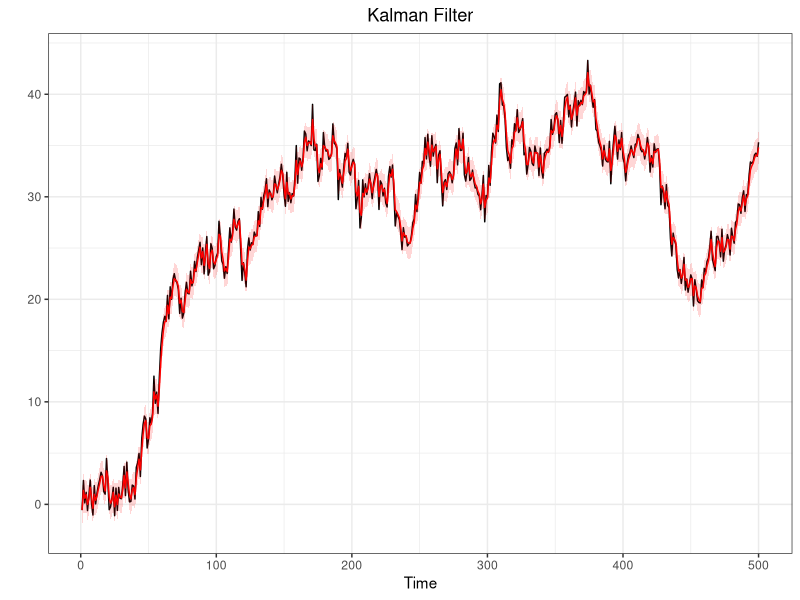

The R script that drew this image: (Note: this script raises an error after producing the figure.)
#@@@@@@@@@@@@@@@@@@@@##
#SEQUENTIAL MONTECARLO#
#@@@@@@@@@@@@@@@@@@@@##
library(ggplot2)
q025=function(x){quantile(x,0.025)}
q975=function(x){quantile(x,0.975)}


#Generate a random walk plus noise
#---------------------------------
#n = sample dim
#v = obs noise
#w = state noise
#x0 = init state

dlm.sim = function(n,sigma,tau,x0){
  x    = rep(0,n)
  y        = rep(0,n)
  x[1] = rnorm(1,x0,tau)
  y[1] = rnorm(1,x[1],sigma)
  for (t in 2:n){
    x[t] = rnorm(1,x[t-1],tau)
    y[t] = rnorm(1,x[t],sigma)
  }
  return(list(x=x,y=y))
}

#Filtering, using data
#---------------------
#y = observed data

DLM = function(y,sigma2,tau2,m0,C0){
  n = length(y)
  m = rep(0,n)
  C = rep(0,n)
  for (t in 1:n){
    if (t==1){
      a = m0
      R = C0 + tau2
    }else{
      a = m[t-1]
      R = C[t-1] + tau2
    }
    A = R/(R+sigma2)
    m[t] = (1-A)*a + A*y[t]
    C[t] = A*sigma2
  }
  return(list(m=m,C=C))
}


########################################################

#Generate a random walk plus noise
#---------------------------------
n=500
tau2=1
sigma2=1
sigma=sqrt(sigma2)
tau=sqrt(tau2)
x0=0

sim<-dlm.sim(n,sigma,tau,x0)
y<-sim$y
x<-sim$x

#Kalman Filter
#-------------
m0=0
C0=100
filtval<-DLM(y,sigma2,tau2,m0,C0)
m<-filtval$m
C<-filtval$C
Low = m + qnorm(0.025)*sqrt(C)
Up = m + qnorm(0.975)*sqrt(C)

#Put everything in a data frate (for ggplot)
timeframe<-c(1:length(y))
DLM.df<-data.frame(timeframe,y,x,m,C,Low,Up)

#Plots (observetions in black and filtered states in red)
ggplot(DLM.df,aes(x=timeframe))+
  geom_line(aes(y=y))+
  geom_line(aes(y=m),col="red")+
  geom_ribbon(aes(ymin = Low, ymax = Up),
              fill="red",alpha=0.16) +
  labs(x="Time",
       y="")+
  ggtitle("Kalman Filter")+
  theme_bw()+
  theme(plot.title = element_text(hjust = 0.5))

#Sequential Importance Sampling
#------------------------------
#This function produce sequential importance samples
#for Space state model that have linear gaussian state process
#y=data
#N=n°sample produced
#m0,c0,tau and sigma specified as above
#It returns xs,ws and ess which are respectively the filtered states
#the relative weight and the effective sample size for any period.

SISfun<-function(data,N,m0,C0,tau,sigma){
xs<-NULL
ws<-NULL
ess<-NULL
x  = rnorm(N,m0,sqrt(C0))
w  = rep(1/N,N)
for(t in 1:length(data)){
  x    = rnorm(N,x,tau)                   #sample from N(x_{0},tau)
  w    = w*dnorm(data[t],x,sigma)               #update weight
  wnorm= w/sum(w)                         #normalized weight
  ESS  = 1/sum(wnorm^2)                   #effective sample size
  draw = sample(x,size=N,replace=T,prob=wnorm)
  xs = rbind(xs,draw)
  ws = rbind(ws,wnorm)
  ess =rbind(ess,ESS)
}
return(list(xs=xs,ws=ws,ess=ess))
}
#Nota: il SIS così costruito (Chopin-Papastiliopoluos) 
#ha problemi con i pesi infatti wnorm dopo un po di iteraioni 
#è un vettore (0,0,...,0,1) dopodichè da errore

#post-estimation command: plot the filtered states
SISplot<-function(data,sisfun){
  require(ggplot2)
  mx = apply(sisfun$xs,1,median)
  lx = apply(sisfun$xs,1,q025)
  ux = apply(sisfun$xs,1,q975)
  
  timeframe<-c(1:length(data))
  SIS.df<-data.frame(timeframe,data,mx,lx,ux)
  
  ggplot(SIS.df,aes(x=timeframe))+
    geom_line(aes(y=data))+
    geom_line(aes(y=mx),col="red")+
    geom_ribbon(aes(ymin = lx, ymax = ux),
                fill="red",alpha=0.16) +
    labs(x="Time",
         y="")+
    ggtitle("SIS filter")+
    theme_bw()+
    theme(plot.title = element_text(hjust = 0.5))
}



#Sequential Importance Sampling with Resampling
#----------------------------------------------
#N = number of samples
N   = 1000
#matrix of {(x,w)_i} where i=1 to N. For n times
x<-array(0,c(n,N))
w<-array(0,c(n,N))
wnorm<-array(0,c(n,N))
ESS<-c()
  
#first sample {(x0,w0)_i}
  x   = rnorm(N,m0,sqrt(C0))
  w  = rep(1/N,N)

for(t in 1:n){
  x1  <-rnorm(N,x,tau)
  w   <-dnorm(y[t],x,sigma)
  w   = w/sum(w)
  ESS  = 1/sum(w1^2)
  draw = sample(x1,size=N,replace=T,prob=w)
}  
  
  
  
  
  
  #second sample{(x1,w1)_i}
  x[1,] = rnorm(N,x0,tau)         #sample from N(x_{0},tau)
  w[1,] = w0*dnorm(y[1],x[1,],sigma)  #update weight
  wnorm[1,]   = w[1,]/sum(w[1,])               #normalized weight
  ESS[1]  = 1/sum(wnorm[1,]^2)
  #other n-1 samples {(xt,wt)_i}
  for(t in c(2,n)){
    
    x[t,]    = rnorm(N,x[t-1,],tau)         #sample from N(x_{0},tau)
    w[t,]    = w[t-1,]*dnorm(y[t],x[t,],sigma)  #update weight
    wnorm[t,]   = w[t,]/sum(w[t,])               #normalized weight
    ESS[t]  = 1/sum(wnorm[t,]^2)            #effective sample size
    
  }

  
  
 
